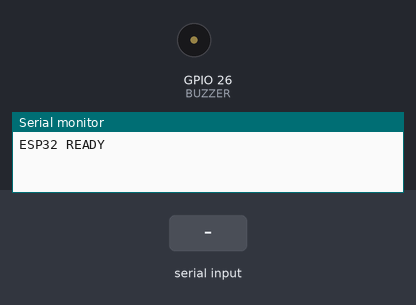
The sketch below on a simulated ESP32. Parts: buzzer (waves = sounding, pin HIGH), the last lines printed to the serial monitor. Inputs (shaded band) come from the test bench.

Above: at 1.2 s.
1.3 s: "A" received over Serial
At 1.6 s:
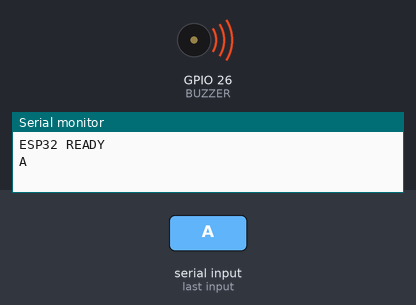
2.8 s: "B" received over Serial
At 3.9 s:
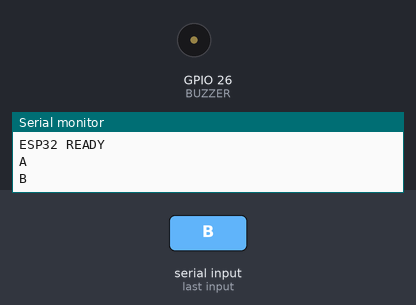
Timing chart, 0 to 5.8 s (numbered marks = the images above; inputs shaded):
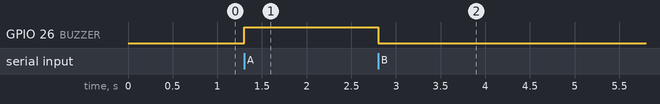

Measured:
- after the input at 1.3 s, GPIO 26 (BUZZER): LOW → HIGH at once
- after the input at 2.8 s, GPIO 26 (BUZZER): HIGH → LOW at once

The sketch:

sketch_feb8a.ino
```cpp
#define BUZZER 26

void setup() {
  Serial.begin(115200);
  pinMode(BUZZER, OUTPUT);
  digitalWrite(BUZZER, LOW);
  Serial.println("ESP32 READY");
}

void loop() {
  if (Serial.available()) {
    char c = Serial.read();
    Serial.println(c);

    if (c == 'A') {
      digitalWrite(BUZZER, HIGH);
    }
    if (c == 'B') {
      digitalWrite(BUZZER, LOW);
    }
  }
}
```
